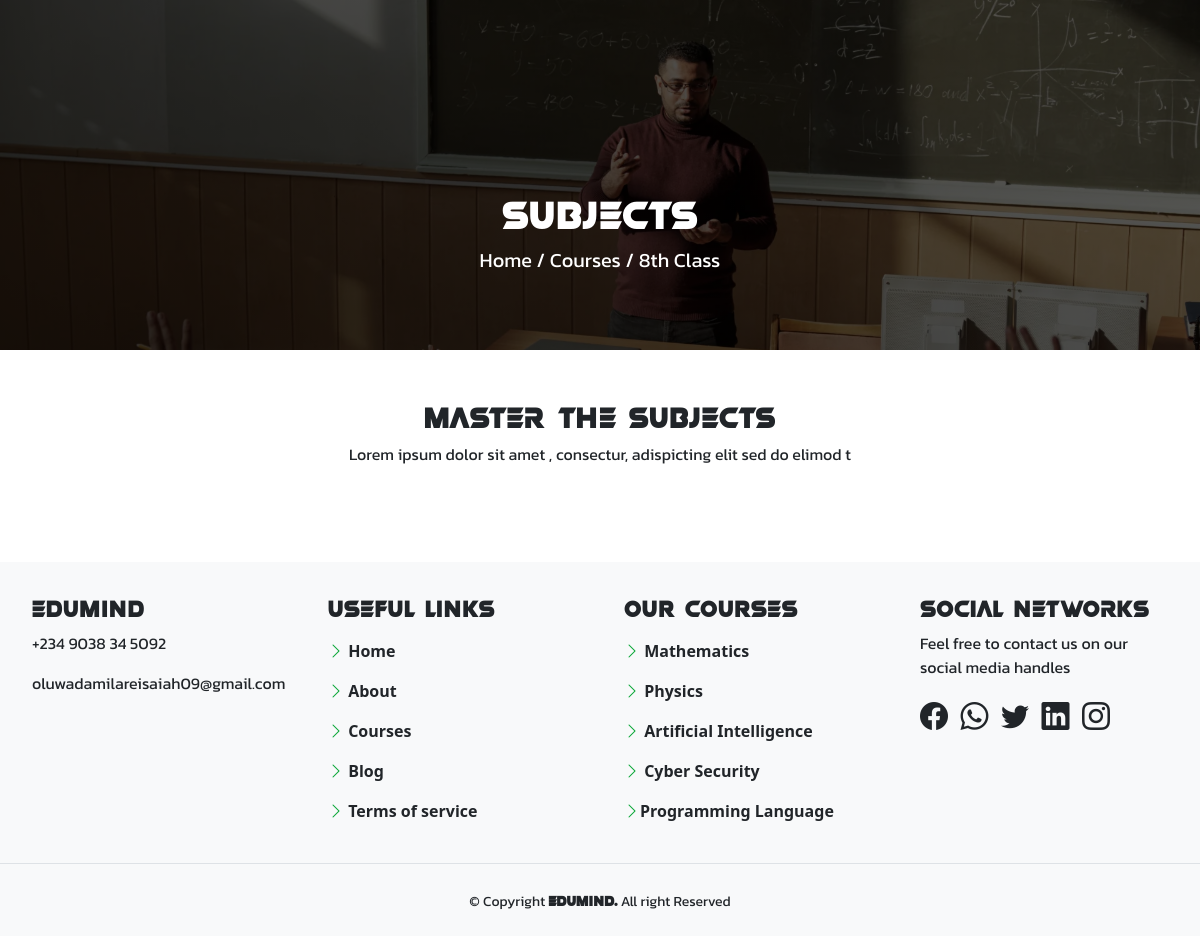
The app's page /curriculum/8th-class/ with its own data.
### curriculum/models.py (models this page shows, shortened)
class Standard(models.Model):
    name = models.CharField(max_length=100, unique=True)
    slug = models.SlugField(null=True, blank=True)
    description = models. TextField(max_length=500, blank=True)
    def __str__(self):
        return self.name

### curriculum/views.py (the view)
# urls.py: path('<slug:slug>/', views.SubjectListView.as_view(), name='subject_list'),
class SubjectListView(DetailView):
    context_object_name = 'standards'
    model = Standard
    template_name = 'curriculum/subject_list_view.html'

### curriculum/templates/curriculum/subject_list_view.html (shortened to what this page needs)
{% extends 'base.html' %}
{% load static %}
{% block main %}
<link rel="stylesheet" href="{% static '/css/details.css' %}">
<section id="back">
    <article class="lower-div">
        <h1 class="text-white" style="font-family: var(--head);">Subjects</h1>
        <p class="text-white fs-5" style="font-family: 'Kanit', sans-serif;">
            <span><a href="{% url 'index' %}" class="text-decoration-none text-white">Home</a></span> / <span><a href="{% url 'curriculum:standard_list' %}" class="text-decoration-none text-white">Courses</a></span> / <span>{{standards}}</span>
        </p>
    </article>
</section>
<div class="d-flex my-5 align-items-center  flex-column justify-content-center">
    <h1 style="font-family: var(--head); font-size: var(--sect);">Master The Subjects</h1>
    <p style="font-family: 'Kanit', sans-serif;">{{standards.description}}</p>
</div>
{% include 'footer.html' %}
{% endblock %}

### static/css/details.css (style rules this page uses)
* { margin: 0px; padding: 0px; }
#back { background-image: linear-gradient(30deg, rgba(0, 0, 0, 0.812), rgba(0, 0, 0, 0.631)), url(../img/we.webp); height: 350px; background-repeat: no-repeat; background-size: cover; }
.lower-div { height: 480px; display: flex; justify-content: center; align-items: center; width: 90%; margin: auto; flex-direction: column; }
:root { --head: myfont; --back: #07a634; --sect: 30px; --p: fonts; }

### records on screen
Standard: name "8th Class", description "Lorem ipsum dolor sit amet , consectur, adispicting elit sed do elimod t"
